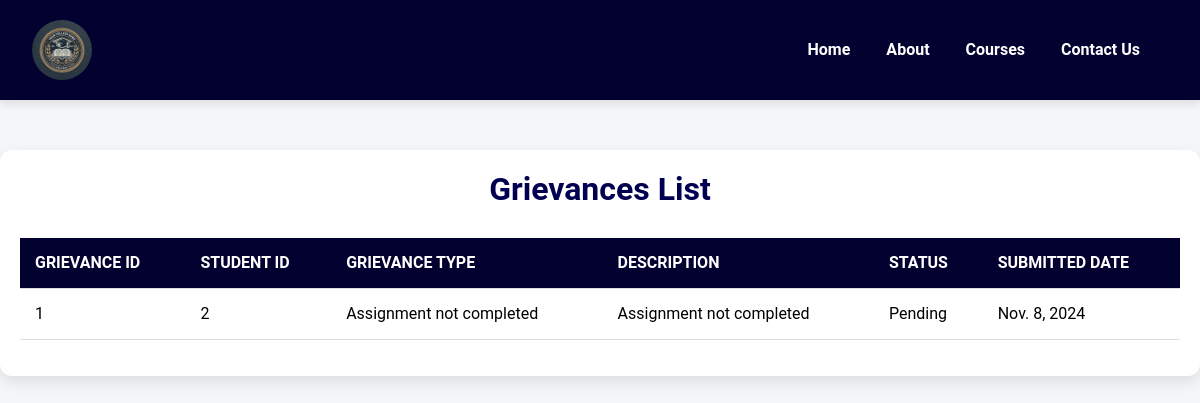
Page /show-grievances/ on the earlier database version.
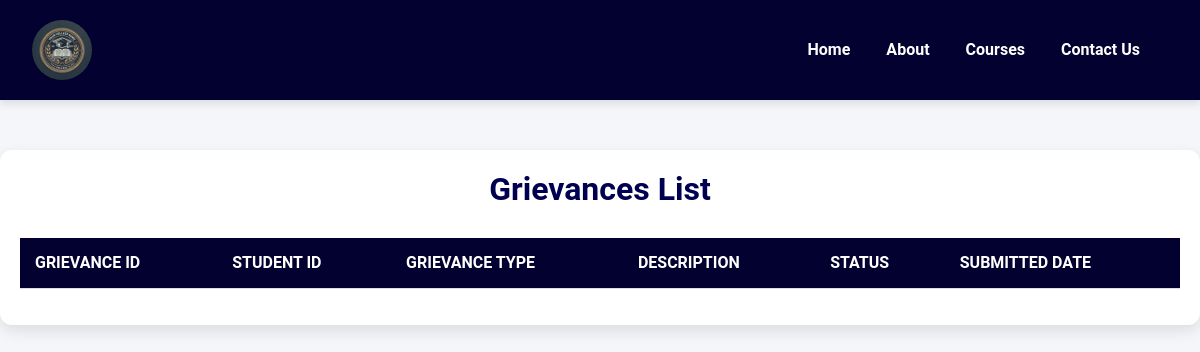
Same page on the later database version.
### dbms/models.py (models this page shows, shortened)
class Grievance(models.Model):
    id = models.AutoField(primary_key=True)
    student = models.ForeignKey(RegisteredStudent, on_delete=models.CASCADE)  # FK to RegisteredStudent
    grievance_type = models.CharField(max_length=255)
    description = models.TextField()
    status = models.CharField(max_length=10, choices=[('Pending', 'Pending'), ('Resolved', 'Resolved'), ('Rejected', 'Rejected')])
    submitted_date = models.DateField()
    resolved_date = models.DateField(null=True, blank=True)

### dbms/views.py (the view)
# urls.py: path('show-grievances/', show_grievances, name='show_grievances'),
def show_grievances(request):
    grievances = Grievance.objects.all()  # Fetch all grievances
    context = {
        'grievances': grievances,
    }
    return render(request, 'show_grievances.html', context)

### templates/show_grievances.html (shortened to what this page needs)
{% load static %}
<!DOCTYPE html>
<html lang="en">
<head>
    <link rel="stylesheet" href="https://cdn.jsdelivr.net/npm/bootstrap@5.3.3/dist/css/bootstrap.min.css" />
    <link rel="stylesheet" href="https://cdn.jsdelivr.net/npm/bootstrap@5.3.3/dist/css/bootstrap.min.css" />
    <link rel="stylesheet" href="{% static 'lib.css' %}" />
</head>
<body>
    <nav class="navbar navbar-expand-lg">
        <div class="container-fluid">
            <a class="navbar-brand" href="#">
                <img src="{% static 'images/logo.png' %}" alt="College Logo" />
            </a>
            <div class="collapse navbar-collapse" id="navbarNav">
                <ul class="navbar-nav ms-auto">
                    <li class="nav-item">
                        <a class="nav-link" href="{% url 'home' %}"> <b>Home</b></a>
                    </li>
                    <li class="nav-item">
                        <a class="nav-link" href="{% url 'about' %}"> <b>About</b></a>
                    </li>
                    <li class="nav-item">
                        <a class="nav-link" href="{% url 'show_courses' %}"> <b>Courses</b></a>
                    </li>
                    <li class="nav-item">
                        <a class="nav-link" href="{% url 'contact' %}"> <b>Contact Us</b></a>
                    </li>
                </ul>
            </div>
        </div>
    </nav>
    <div class="container">
        <h2>Grievances List</h2>
        <table class="table">
            <thead>
                <tr>
                    <th>Grievance ID</th>
                    <th>Student ID</th>
                    <th>Grievance Type</th>
                    <th>Description</th>
                    <th>Status</th>
                    <th>Submitted Date</th>
                </tr>
            </thead>
            <tbody>
                {% for grievance in grievances %}
                <tr>
                    <td>{{ grievance.id }}</td>
                    <td>{{ grievance.student_id }}</td>
                    <td>{{ grievance.grievance_type }}</td>
                    <td>{{ grievance.description }}</td>
                    <td>{{ grievance.status }}</td>
                    <td>{{ grievance.submitted_date }}</td>
                </tr>
                {% endfor %}
            </tbody>
        </table>
    </div>
</body>
</html>

Differences in the rows shown:
removed Grievance: id "1", student_id "2", grievance_type "Assignment not completed", description "Assignment not completed", status "Pending", submitted_date "Nov. 8, 2024"
